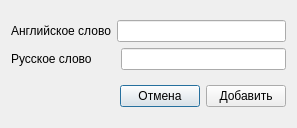
<?xml version="1.0" encoding="UTF-8"?>
<ui version="4.0">
 <class>AddDialog</class>
 <widget class="QDialog" name="AddDialog">
  <property name="geometry">
   <rect>
    <x>0</x>
    <y>0</y>
    <width>297</width>
    <height>128</height>
   </rect>
  </property>
  <property name="windowTitle">
   <string>Добавить слово в словарь</string>
  </property>
  <layout class="QGridLayout" name="gridLayout">
   <item row="0" column="0">
    <layout class="QVBoxLayout" name="verticalLayout">
     <item>
      <layout class="QHBoxLayout" name="horizontalLayout">
       <item>
        <widget class="QLabel" name="label">
         <property name="text">
          <string>Английское слово</string>
         </property>
        </widget>
       </item>
       <item>
        <widget class="QLineEdit" name="engLine"/>
       </item>
      </layout>
     </item>
     <item>
      <layout class="QHBoxLayout" name="horizontalLayout_2">
       <item>
        <widget class="QLabel" name="label_2">
         <property name="text">
          <string>Русское слово</string>
         </property>
        </widget>
       </item>
       <item>
        <spacer name="horizontalSpacer">
         <property name="orientation">
          <enum>Qt::Horizontal</enum>
         </property>
         <property name="sizeType">
          <enum>QSizePolicy::Fixed</enum>
         </property>
         <property name="sizeHint" stdset="0">
          <size>
           <width>23</width>
           <height>20</height>
          </size>
         </property>
        </spacer>
       </item>
       <item>
        <widget class="QLineEdit" name="rusLine"/>
       </item>
      </layout>
     </item>
    </layout>
   </item>
   <item row="1" column="0">
    <layout class="QHBoxLayout" name="horizontalLayout_3">
     <item>
      <spacer name="horizontalSpacer_2">
       <property name="orientation">
        <enum>Qt::Horizontal</enum>
       </property>
       <property name="sizeHint" stdset="0">
        <size>
         <width>40</width>
         <height>20</height>
        </size>
       </property>
      </spacer>
     </item>
     <item>
      <widget class="QPushButton" name="pushButton">
       <property name="text">
        <string>Отмена</string>
       </property>
      </widget>
     </item>
     <item>
      <widget class="QPushButton" name="pushButton_Add">
       <property name="text">
        <string>Добавить</string>
       </property>
      </widget>
     </item>
    </layout>
   </item>
  </layout>
 </widget>
 <resources/>
 <connections/>
</ui>
